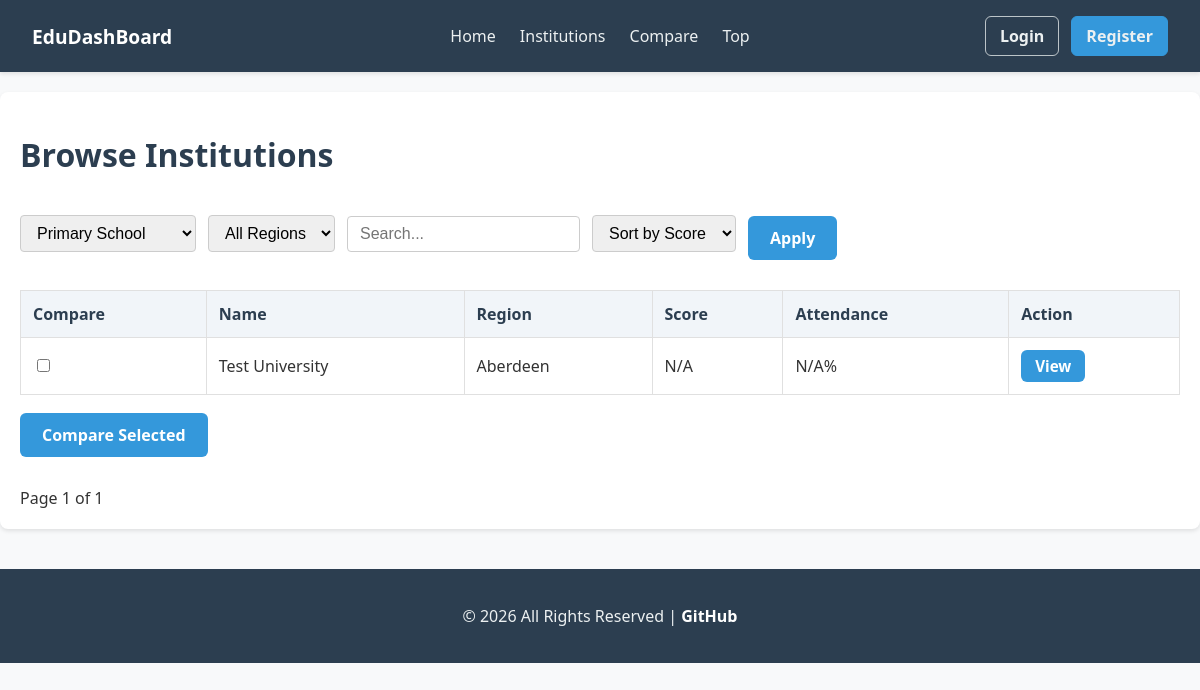
The app's page /institutions/, older data.
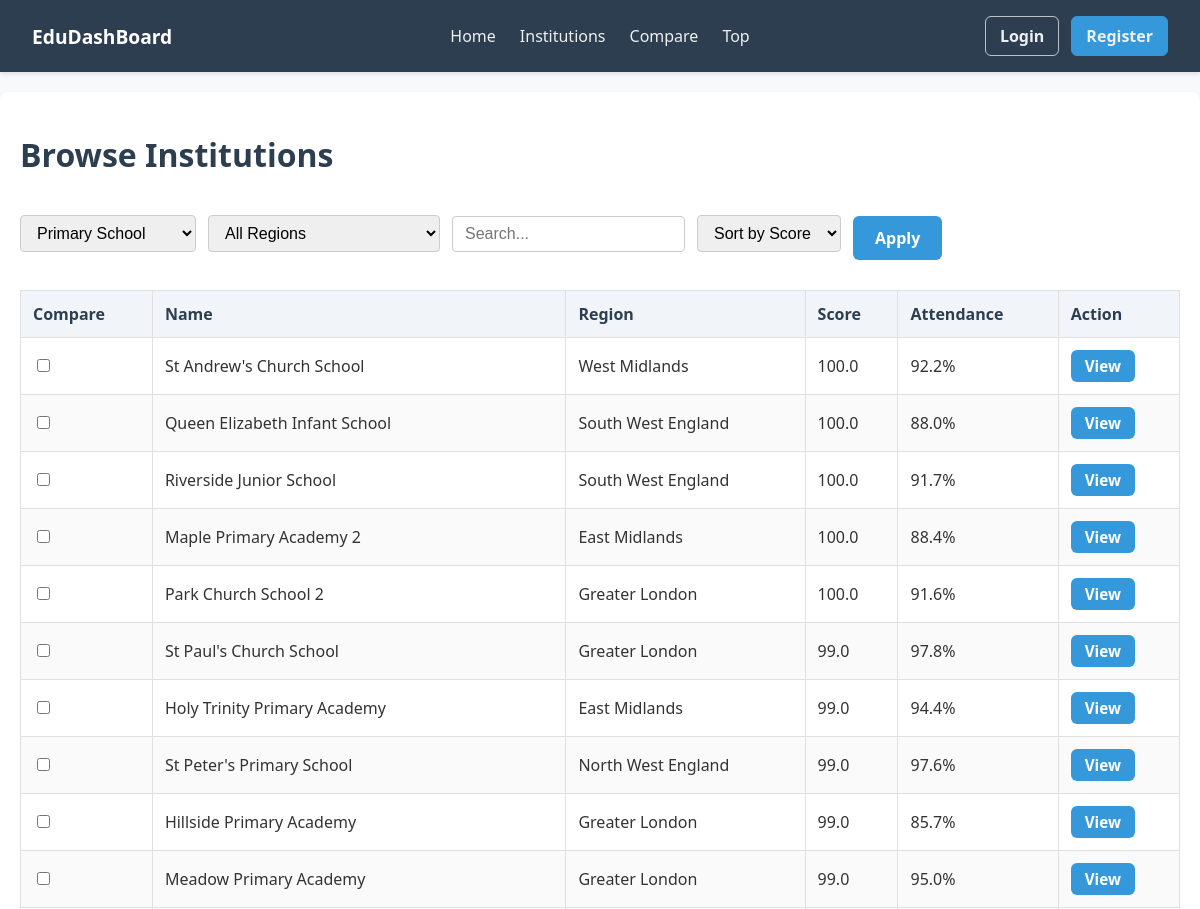
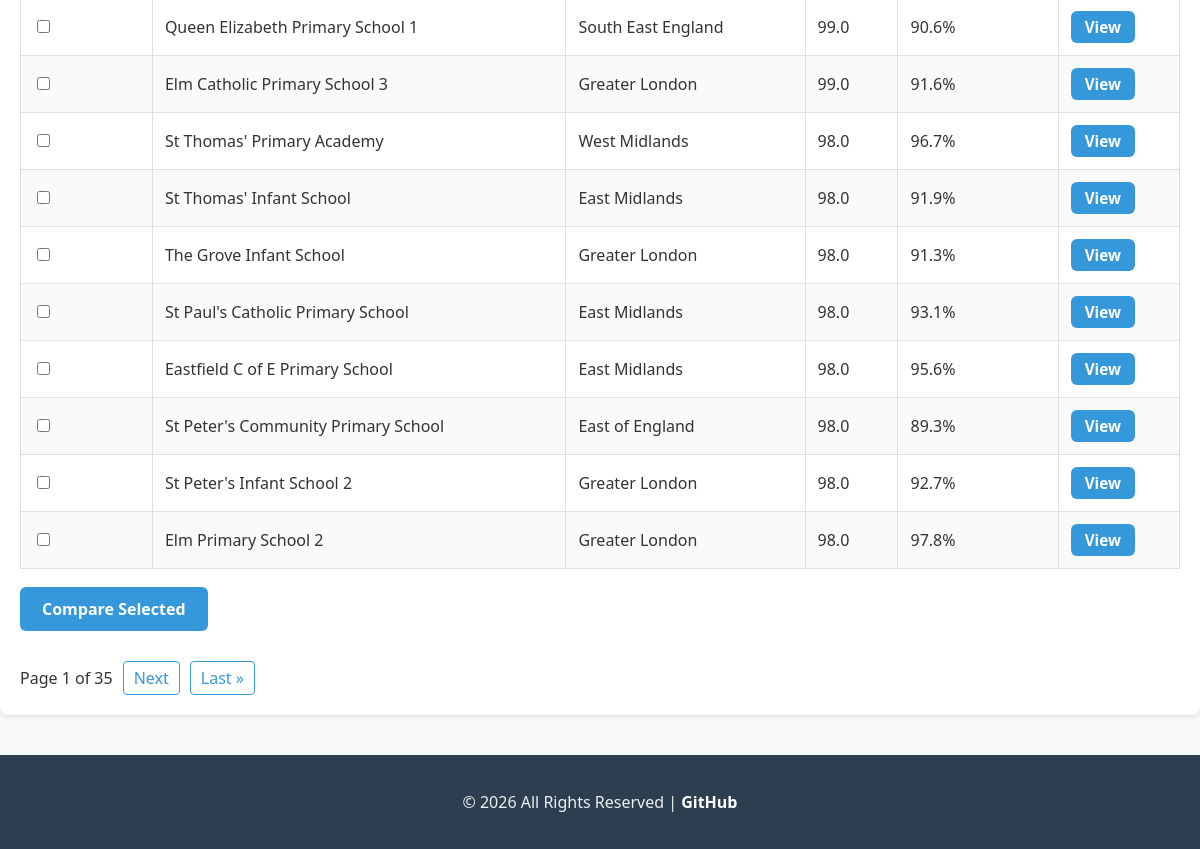
The same page, newer data (2 pictures, top to bottom).
### institutions/models.py (models this page shows, shortened)
class Institution(models.Model):
    CATEGORY_CHOICES = [
        ("Primary School", "Primary School"),
        ("Secondary School", "Secondary School"),
        ("College", "College"),
        ("University", "University"),
    ]
    name = models.CharField(max_length=200)
    category = models.CharField(
        max_length=50,
        choices=CATEGORY_CHOICES
    )
    region = models.ForeignKey(
        Region,
        on_delete=models.CASCADE
    )
    city = models.CharField(
        max_length=100,
        blank=True
    )
    postcode = models.CharField(
        max_length=20,
        blank=True
    )
    founded_year = models.IntegerField(
        null=True,
        blank=True
    )
    class Meta:
        ordering = ["name"]

class Region(models.Model):
    name = models.CharField(max_length=100)
    country = models.CharField(max_length=100, blank=True)
    class Meta:
        ordering = ["name"]

### institutions/views.py (the view)
# urls.py: path("institutions/", views.institution_list, name="institution_list"),
def institution_list(request):
    institution_category = request.GET.get(
        "category",
        "Primary School"
    )
    region = request.GET.get("region")
    search_query = request.GET.get("q")
    sort = request.GET.get("sort", "score")
    institutions = Institution.objects.filter(
        category=institution_category
    )
    if region:
        institutions = institutions.filter(
            region__name__iexact=region
        )
    if search_query:
        institutions = institutions.filter(
            name__icontains=search_query
        )
    institutions = institutions_with_latest_performance(
        institutions
    )
    if sort == "name":
        institutions = institutions.order_by("name")
    else:
        institutions = institutions.order_by("-latest_score")
    paginator = Paginator(institutions, 20)
    page_obj = paginator.get_page(
        request.GET.get("page")
    )
    return render(request, "institutions/institution_list.html", {
        "page_obj": page_obj,
        "regions": Region.objects.all().order_by("name"),
        "selected_category": institution_category,
        "selected_region": region,
        "selected_sort": sort,
        "search_query": search_query,
        "category_choices": Institution.CATEGORY_CHOICES,
    })

### institutions/views.py (called while the page is built)
def institutions_with_latest_performance(queryset):
    latest_record = PerformanceRecord.objects.filter(
        institution=OuterRef("pk")
    ).order_by("-year")
    return queryset.annotate(
        latest_score=Subquery(
            latest_record.values("overall_score")[:1],
            output_field=FloatField()
        ),
        latest_attendance=Subquery(
            latest_record.values("attendance_rate_pct")[:1],
            output_field=FloatField()
        ),
    )

### institutions/templates/institutions/institution_list.html (shortened to what this page needs)
{% extends 'institutions/base.html' %}
{% block content %}
    <h1>Browse Institutions</h1>
    <form method="GET" class="filter-form">
        <select name="category" required>
            {% for value, label in category_choices %}
                <option value="{{ value }}" {% if selected_category == value %}selected{% endif %}>
                    {{ label }}
                </option>
            {% endfor %}
        </select>
        <select name="region">
            <option value="">All Regions</option>
        </select>
        <input type="text" name="q" placeholder="Search..." value="{{ search_query|default:'' }}">
        <select name="sort">
            <option value="score" {% if selected_sort == "score" %}selected{% endif %}>
                Sort by Score
            </option>
        </select>
        <button type="submit" class="default-btn">
            Apply
        </button>
    </form>
    <form action="{% url 'compare_institutions' %}" method="GET">
        <table>
            <thead>
                <tr>
                    <th>Compare</th>
                    <th>Name</th>
                    <th>Region</th>
                    <th>Score</th>
                    <th>Attendance</th>
                    <th>Action</th>
                </tr>
            </thead>
            <tbody>
                {% for institution in page_obj %}
                    <tr>
                        <td>
                            <input type="checkbox" name="institution_ids" value="{{ institution.id }}">
                        </td>
                        <td>{{ institution.name }}</td>
                        <td>{{ institution.region.name }}</td>
                        <td>{{ institution.latest_score|default:"N/A" }}</td>
                        <td>{{ institution.latest_attendance|default:"N/A" }}%</td>
                        <td>
                            <a href="{% url 'institution_detail' institution.id %}" class="table-link">
                                View
                            </a>
                        </td>
                    </tr>
                {% empty %}
                    <tr>
                        <td colspan="6">
                            No institutions found for this category/region.
                        </td>
                    </tr>
                {% endfor %}
            </tbody>
        </table>
        <button type="submit" class="compare-btn">
            Compare Selected
        </button>
    </form>
    <div class="pagination">
        <span>
            Page {{ page_obj.number }} of {{ page_obj.paginator.num_pages }}
        </span>
        {% if page_obj.has_next %}
            <a href="?category={{ selected_category }}&region={{ selected_region|default:'' }}&q={{ search_query|default:'' }}&sort={{ selected_sort }}&page={{ page_obj.next_page_number }}">
                Next
            </a>
            <a href="?category={{ selected_category }}&region={{ selected_region|default:'' }}&q={{ search_query|default:'' }}&sort={{ selected_sort }}&page={{ page_obj.paginator.num_pages }}">
                Last &raquo;
            </a>
        {% endif %}
    </div>
{% endblock %}

Row changes from the older to the newer data that the page shows:
removed Institution: name "Test University", region.name "Aberdeen", latest_score "N/A", latest_attendance "N/A"
added Institution: name "St Andrew's Church School", region.name "West Midlands", latest_score "100.0", latest_attendance "92.2"
added Institution: name "Queen Elizabeth Infant School", region.name "South West England", latest_score "100.0", latest_attendance "88.0"
added Institution: name "Riverside Junior School", region.name "South West England", latest_score "100.0", latest_attendance "91.7"
added Institution: name "Maple Primary Academy 2", region.name "East Midlands", latest_score "100.0", latest_attendance "88.4"
added Institution: name "Park Church School 2", region.name "Greater London", latest_score "100.0", latest_attendance "91.6"
added Institution: name "St Paul's Church School", region.name "Greater London", latest_score "99.0", latest_attendance "97.8"
added Institution: name "Holy Trinity Primary Academy", region.name "East Midlands", latest_score "99.0", latest_attendance "94.4"
added Institution: name "St Peter's Primary School", region.name "North West England", latest_score "99.0", latest_attendance "97.6"
added Institution: name "Hillside Primary Academy", region.name "Greater London", latest_score "99.0", latest_attendance "85.7"
added Institution: name "Meadow Primary Academy", region.name "Greater London", latest_score "99.0", latest_attendance "95.0"
added Institution: name "Queen Elizabeth Primary School 1", region.name "South East England", latest_score "99.0", latest_attendance "90.6"
added Institution: name "Elm Catholic Primary School 3", region.name "Greater London", latest_score "99.0", latest_attendance "91.6"
added Institution: name "St Thomas' Primary Academy", region.name "West Midlands", latest_score "98.0", latest_attendance "96.7"
added Institution: name "St Thomas' Infant School", region.name "East Midlands", latest_score "98.0", latest_attendance "91.9"
added Institution: name "The Grove Infant School", region.name "Greater London", latest_score "98.0", latest_attendance "91.3"
added Institution: name "St Paul's Catholic Primary School", region.name "East Midlands", latest_score "98.0", latest_attendance "93.1"
added Institution: name "Eastfield C of E Primary School", region.name "East Midlands", latest_score "98.0", latest_attendance "95.6"
added Institution: name "St Peter's Community Primary School", region.name "East of England", latest_score "98.0", latest_attendance "89.3"
added Institution: name "St Peter's Infant School 2", region.name "Greater London", latest_score "98.0", latest_attendance "92.7"
added Institution: name "Elm Primary School 2", region.name "Greater London", latest_score "98.0", latest_attendance "97.8"
Text that changed along with them:
{{ page_obj.paginator.num_pages }}: "1" → "35"
text now shown: "Next Last »"
